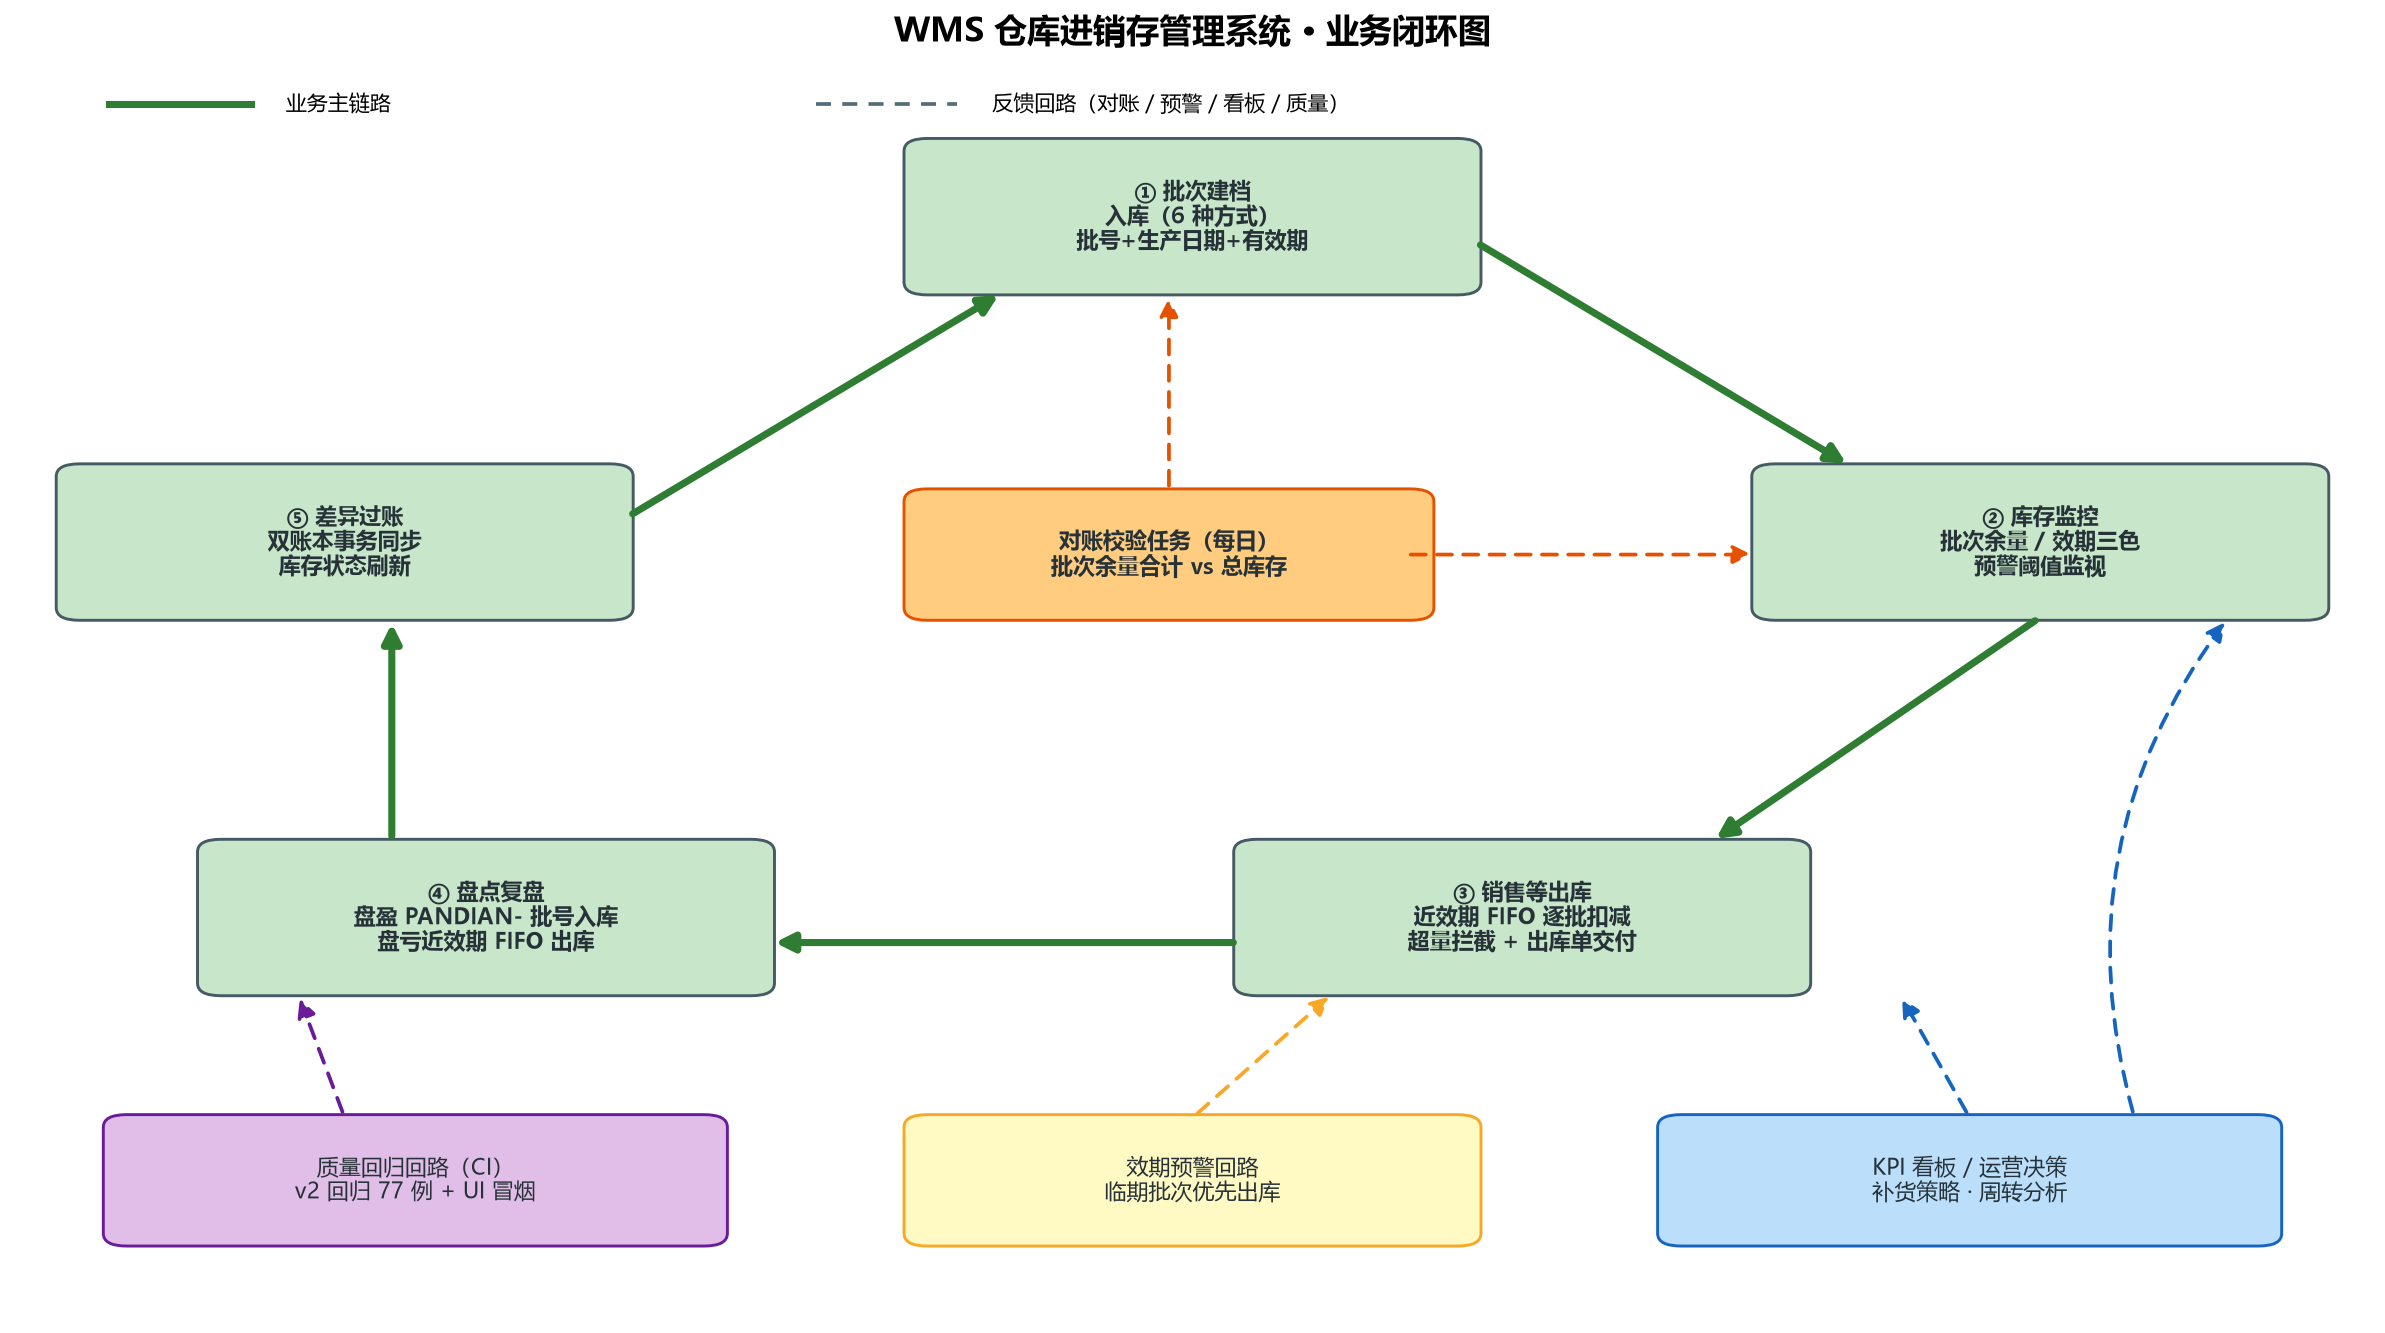

Python code for this plot:
# -*- coding: utf-8 -*-
"""WMS 业务闭环图（主链路 + 反馈回路）
输出: business-closed-loop.png / business-closed-loop.svg
"""
import os
import matplotlib
matplotlib.use("Agg")
import matplotlib.pyplot as plt
from matplotlib.patches import FancyBboxPatch, FancyArrowPatch

plt.rcParams["font.sans-serif"] = ["Microsoft YaHei", "SimHei", "DejaVu Sans"]
plt.rcParams["axes.unicode_minus"] = False

output_dir = os.path.dirname(os.path.abspath(__file__))

fig, ax = plt.subplots(figsize=(16, 9))
ax.set_xlim(0, 100)
ax.set_ylim(0, 100)
ax.axis("off")

def box(x, y, w, h, text, fc="white", fontsize=10.5, bold=False, ec="#455A64"):
    ax.add_patch(FancyBboxPatch((x, y), w, h, boxstyle="round,pad=0.25,rounding_size=1",
                                facecolor=fc, edgecolor=ec, linewidth=1.4))
    ax.text(x + w / 2, y + h / 2, text, fontsize=fontsize, ha="center", va="center",
            fontweight="bold" if bold else "normal", color="#263238")

def arrow(x1, y1, x2, y2, lw=2.6, color="#2E7D32", ls="solid", rad=0.0):
    ax.add_patch(FancyArrowPatch((x1, y1), (x2, y2), arrowstyle="-|>", mutation_scale=18,
                                 linewidth=lw, color=color, linestyle=ls,
                                 connectionstyle=f"arc3,rad={rad}", shrinkA=3, shrinkB=3))

# ---------- 主链路（五环，顺时针） ----------
MAIN = "#C8E6C9"
box(38, 82, 24, 12, "① 批次建档\n入库（6 种方式）\n批号+生产日期+有效期", fc=MAIN, bold=True)
box(74, 56, 24, 12, "② 库存监控\n批次余量 / 效期三色\n预警阈值监视", fc=MAIN, bold=True)
box(52, 26, 24, 12, "③ 销售等出库\n近效期 FIFO 逐批扣减\n超量拦截 + 出库单交付", fc=MAIN, bold=True)
box(8, 26, 24, 12, "④ 盘点复盘\n盘盈 PANDIAN- 批号入库\n盘亏近效期 FIFO 出库", fc=MAIN, bold=True)
box(2, 56, 24, 12, "⑤ 差异过账\n双账本事务同步\n库存状态刷新", fc=MAIN, bold=True)

# 主链路箭头（粗绿）
arrow(62, 86, 78, 68, lw=3.4)                    # ① → ②
arrow(86, 56, 72, 38, lw=3.4)                    # ② → ③
arrow(52, 30, 32, 30, lw=3.4)                    # ③ → ④（出库后触发周期盘点）
arrow(16, 38, 16, 56, lw=3.4)                    # ④ → ⑤
arrow(26, 64, 42, 82, lw=3.4)                    # ⑤ → ①（回流主链路）

# ---------- 反馈回路（虚线） ----------
box(38, 56, 22, 10, "对账校验任务（每日）\n批次余量合计 vs 总库存", fc="#FFCC80", bold=True, ec="#E65100")
box(38, 6, 24, 10, "效期预警回路\n临期批次优先出库", fc="#FFF9C4", ec="#F9A825")
box(70, 6, 26, 10, "KPI 看板 / 运营决策\n补货策略 · 周转分析", fc="#BBDEFB", ec="#1565C0")
box(4, 6, 26, 10, "质量回归回路（CI）\nv2 回归 77 例 + UI 冒烟", fc="#E1BEE7", ec="#6A1B9A")

arrow(49, 66, 49, 82, lw=1.8, color="#E65100", ls=(0, (4, 3)))            # 对账 → 建档链路监视
arrow(59, 61, 74, 61, lw=1.8, color="#E65100", ls=(0, (4, 3)))            # 对账 → 监控（漂移告警）
arrow(50, 16, 56, 26, lw=1.8, color="#F9A825", ls=(0, (4, 3)))            # 效期预警 → 出库
arrow(83, 16, 80, 26, lw=1.8, color="#1565C0", ls=(0, (4, 3)))            # 看板 → 出库策略
arrow(90, 16, 94, 56, lw=1.8, color="#1565C0", ls=(0, (4, 3)), rad=-0.25) # 看板 → 监控
arrow(14, 16, 12, 26, lw=1.8, color="#6A1B9A", ls=(0, (4, 3)))            # 回归 → 盘点/全链路质量

# 图例
ax.plot([4, 10], [97, 97], color="#2E7D32", lw=3.4)
ax.text(11.5, 97, "业务主链路", fontsize=10, va="center")
ax.plot([34, 40], [97, 97], color="#546E7A", lw=1.8, linestyle=(0, (4, 3)))
ax.text(41.5, 97, "反馈回路（对账 / 预警 / 看板 / 质量）", fontsize=10, va="center")

ax.set_title("WMS 仓库进销存管理系统 · 业务闭环图", fontsize=16, fontweight="bold", pad=12)
plt.tight_layout()
plt.savefig(os.path.join(output_dir, "business-closed-loop.png"), dpi=150, bbox_inches="tight", facecolor="white")
plt.savefig(os.path.join(output_dir, "business-closed-loop.svg"), bbox_inches="tight", facecolor="white")
plt.close()
print("OK:", os.path.join(output_dir, "business-closed-loop.png"))
